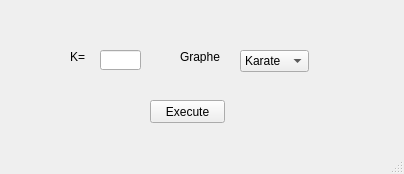
<?xml version="1.0" encoding="UTF-8"?>
<ui version="4.0">
 <class>MainWindow</class>
 <widget class="QMainWindow" name="MainWindow">
  <property name="geometry">
   <rect>
    <x>0</x>
    <y>0</y>
    <width>404</width>
    <height>174</height>
   </rect>
  </property>
  <property name="windowTitle">
   <string>MainWindow</string>
  </property>
  <widget class="QWidget" name="centralwidget">
   <widget class="QLineEdit" name="kValue">
    <property name="geometry">
     <rect>
      <x>100</x>
      <y>50</y>
      <width>41</width>
      <height>20</height>
     </rect>
    </property>
   </widget>
   <widget class="QLabel" name="label">
    <property name="geometry">
     <rect>
      <x>70</x>
      <y>50</y>
      <width>47</width>
      <height>13</height>
     </rect>
    </property>
    <property name="text">
     <string>K=</string>
    </property>
   </widget>
   <widget class="QComboBox" name="comboBox">
    <property name="geometry">
     <rect>
      <x>240</x>
      <y>50</y>
      <width>69</width>
      <height>22</height>
     </rect>
    </property>
    <item>
     <property name="text">
      <string>Karate</string>
     </property>
    </item>
    <item>
     <property name="text">
      <string>Graphe 1</string>
     </property>
    </item>
   </widget>
   <widget class="QLabel" name="label_2">
    <property name="geometry">
     <rect>
      <x>180</x>
      <y>50</y>
      <width>47</width>
      <height>13</height>
     </rect>
    </property>
    <property name="text">
     <string>Graphe</string>
    </property>
   </widget>
   <widget class="QPushButton" name="pushButton">
    <property name="geometry">
     <rect>
      <x>150</x>
      <y>100</y>
      <width>75</width>
      <height>23</height>
     </rect>
    </property>
    <property name="text">
     <string>Execute</string>
    </property>
   </widget>
  </widget>
  <widget class="QMenuBar" name="menubar">
   <property name="geometry">
    <rect>
     <x>0</x>
     <y>0</y>
     <width>404</width>
     <height>21</height>
    </rect>
   </property>
  </widget>
  <widget class="QStatusBar" name="statusbar"/>
 </widget>
 <resources/>
 <connections/>
</ui>
